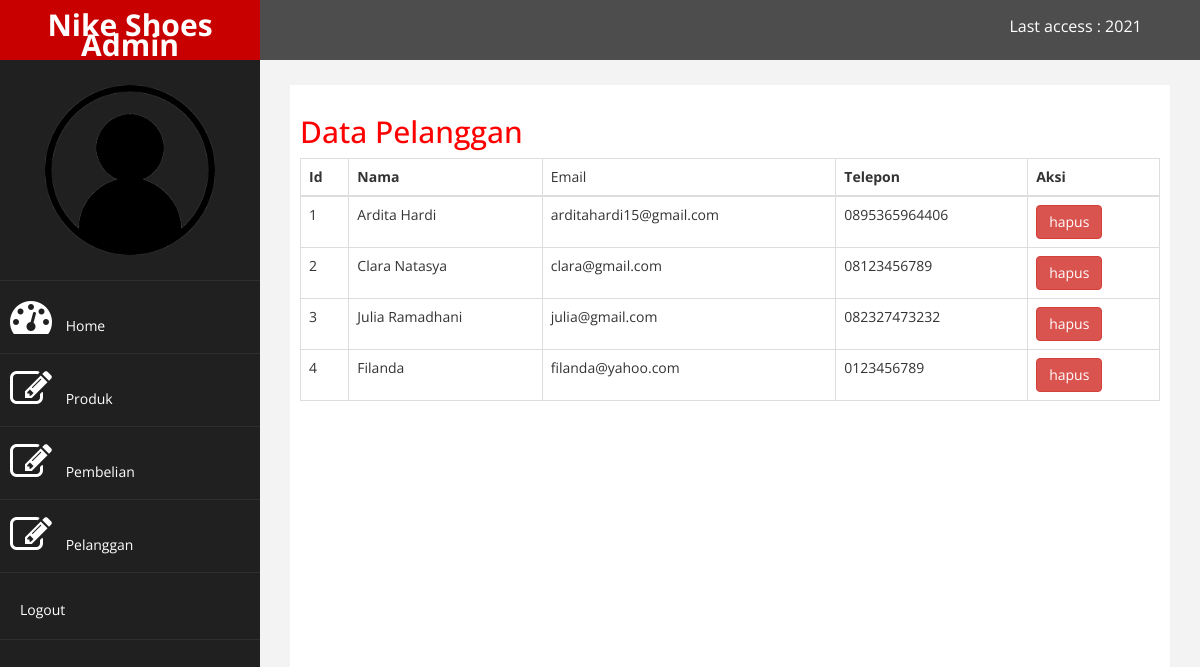
/admin/index.php?halaman=pelanggan (signed in), run on an earlier commit of the app's database.
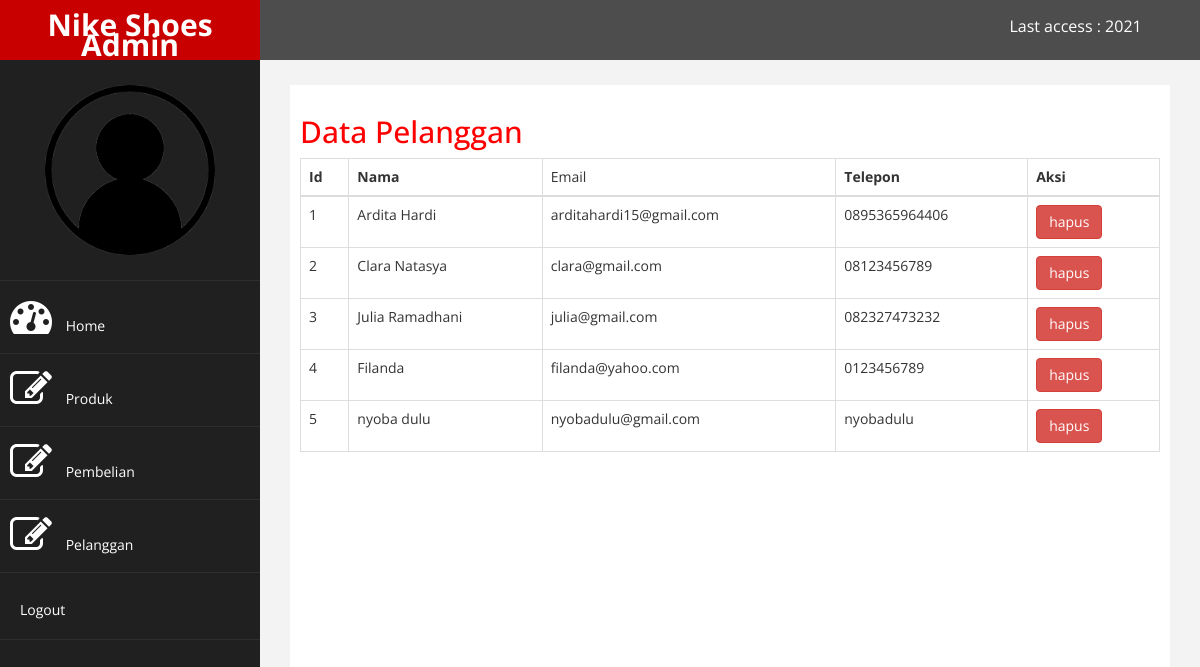
And on a later commit of the database.
### tables this page shows
CREATE TABLE `pelanggan` (
  `id_pelanggan` int(11) NOT NULL,
  `email_pelanggan` varchar(100) NOT NULL,
  `password_pelanggan` varchar(50) NOT NULL,
  `nama_pelanggan` varchar(100) NOT NULL,
  `telepon_pelanggan` varchar(25) NOT NULL
);

### admin/pelanggan.php (the view)
<h2>Data Pelanggan</h2>
<table class="table table-bordered">
	<thead>
		<tr>
			<th>Id</th>
			<th>Nama</th>
			<td>Email</td>
			<th>Telepon</th>
			<th>Aksi</th>
		</tr>
	</thead>
	<tbody>
		<?php $ambil=$koneksi->query("SELECT * FROM Pelanggan"); ?>
		<?php  while($pecah = $ambil->fetch_assoc()){ ?>
		<tr>
            <td><?php echo $pecah['id_pelanggan']; ?></td>
			<td><?php echo $pecah['nama_pelanggan']; ?></td>
			<td><?php echo $pecah['email_pelanggan']; ?></td>
			<td><?php echo $pecah['telepon_pelanggan']; ?></td>
			<td>
				<a href="" class="btn btn-danger">hapus</a>
			</td>
		</tr>
		<?php } ?>
	</tbody>
</table>

What changed in the data, as far as the page shows it:
added pelanggan: id_pelanggan "5", nama_pelanggan "nyoba dulu", email_pelanggan "nyobadulu@gmail.com", telepon_pelanggan "nyobadulu"
